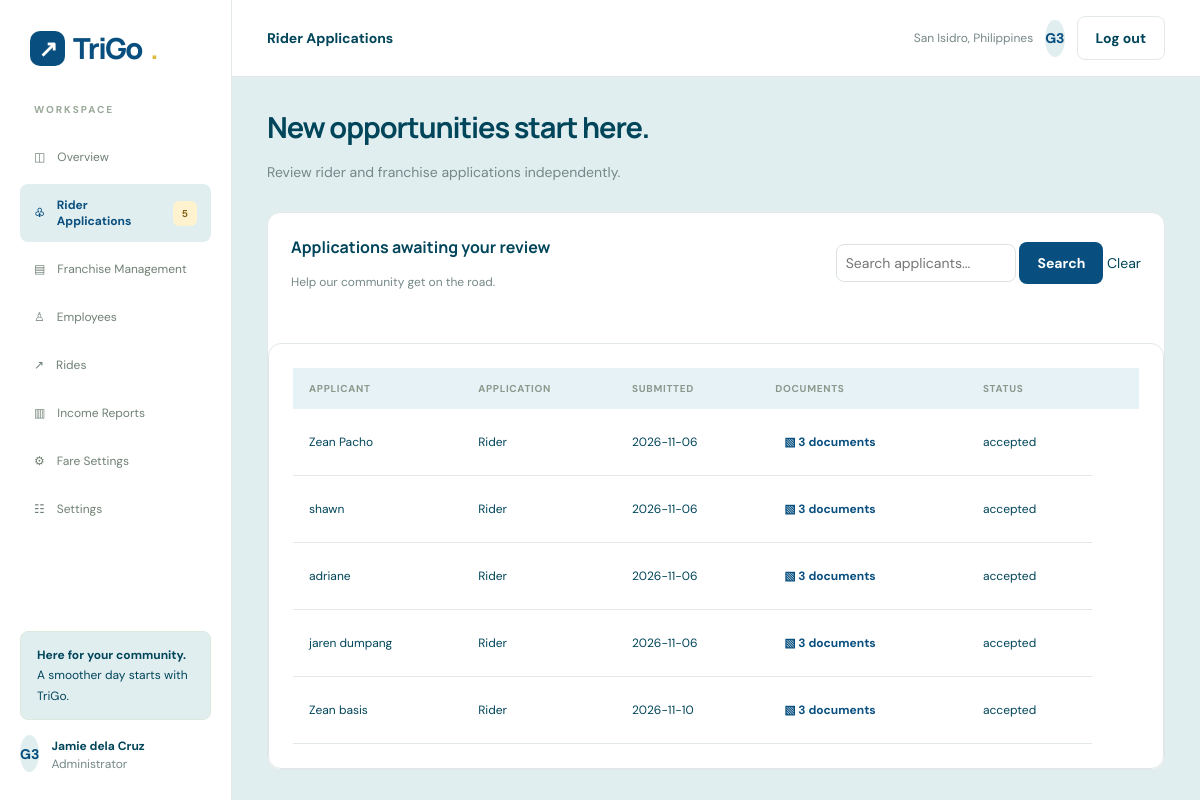
The page /admin/rider-applications.php on the database as committed earlier.
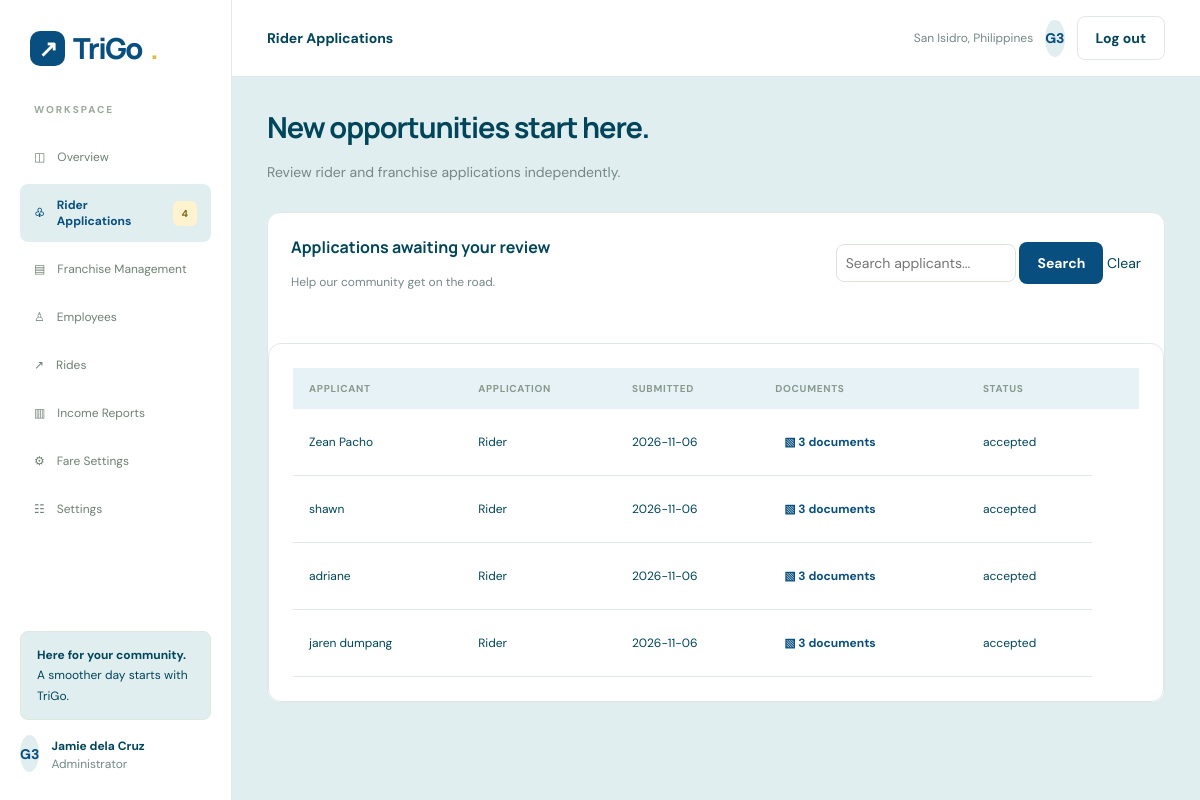
The same page on the database as committed later.
### tables this page shows
CREATE TABLE `rider_application` (
  `id` int(11) NOT NULL,
  `full_name` varchar(255) NOT NULL,
  `number` int(12) NOT NULL,
  `email` varchar(255) NOT NULL,
  `password` varchar(255) NOT NULL,
  `license_num` int(20) NOT NULL,
  `license_exp` date NOT NULL,
  `model` varchar(255) NOT NULL,
  `plate_number` varchar(255) NOT NULL,
  `valid_id` blob NOT NULL,
  `submitted_at` date NOT NULL DEFAULT current_timestamp(),
  `status` enum('accepted','rejected','pending') NOT NULL
);

### admin/rider-applications.php (the view, shortened to what this page needs)
<?php
include "../config/database.php";
$search = "";
$sql = "SELECT * FROM rider_application
        WHERE full_name LIKE '%$search%'";
$result = mysqli_query($conn, $sql);
$total = mysqli_num_rows($result);
?>
<!doctype html>
<html lang="en">
  <head>
    <link
      rel="stylesheet"
      href="https://cdn.jsdelivr.net/npm/bootstrap@5.3.3/dist/css/bootstrap-grid.min.css"
    />
    <link rel="stylesheet" href="../assets/css/style.css" />
  </head>
  <body>
    <div id="app">
      <div class="app">
        <aside class="sidebar">
          <a class="logo">
            <span class="mark">↗</span>TriGo<b>.</b>
          </a>
          <div class="eyebrow" style="padding-left: 14px; color: #9baa9b">
            WORKSPACE
          </div>
          <a class="sideitem" href="admin.php"> <span>◫</span>Overview</a>
          <a class="sideitem active" href="rider-applications.php">
            <span>♧</span>Rider Applications<span class="badge amber"><?php echo $total; ?></span>
          </a>
          <a class="sideitem" href="franchise-management.php">
            <span>▤</span>Franchise Management</a
          >
          <a class="sideitem" href="employees.php"> <span>♙</span>Employees</a>
          <a class="sideitem" href="rides.php"> <span>↗</span>Rides</a>
          <a class="sideitem" href="income-reports.php">
            <span>▥</span>Income Reports</a
          >
          <a class="sideitem" href="fare-settings.php">
            <span>⚙</span>Fare Settings</a
          >
          <a class="sideitem" href="settings.php"> <span>☷</span>Settings</a>
          <div class="sidebottom">
            <div class="notice">
              <strong>Here for your community.</strong>
              <br />A smoother day starts with TriGo.
            </div>
            <div class="row">
              <div class="avatar">G3</div>
              <div>
                <strong class="small">Jamie dela Cruz</strong>
                <br />
                <span class="small muted">Administrator</span>
              </div>
            </div>
          </div>
        </aside>
        <main class="main">
          <div class="topbar row between">
            <strong>Rider Applications</strong>
            <div class="row">
              <span class="small muted">San Isidro, Philippines</span>
              <span class="avatar">G3</span>
              <a class="button outline" href="../logout.php">Log out</a>
            </div>
          </div>
          <div class="content">
            <div class="pagehead row between">
              <div>
                <h1>New opportunities start here.</h1>
                <p>Review rider and franchise applications independently.</p>
              </div>
            </div>
            <div class="card tablecard">
              <div class="tabletitle row between">
                <div>
                  <h3>Applications awaiting your review</h3>
                  <span class="small muted"
                    >Help our community get on the road.</span
                  >
              </div>
              <form method="GET" action="rider-applications.php">
                <input
                  class="search"
                  type="text"
                  name="search"
                  placeholder="Search applicants..."
                  value="<?php echo htmlspecialchars($search); ?>"
              />
              <button type="submit">Search</button>
              <a href="rider-applications.php">Clear</a>
              </form>
              </div>
              <div class="tablewrap">
                <table>
                  <thead>
                    <tr>
                      <th>Applicant</th>
                      <th>Application</th>
                      <th>Submitted</th>
                      <th>Documents</th>
                      <th>Status</th>
                      <th></th>
                    </tr>
                  </thead>
                  <tbody>
                    <?php while($row = mysqli_fetch_assoc($result)) {?>
                    <tr>
                      <td><?php echo htmlspecialchars($row["full_name"]);?></td>
                      <td>Rider</td>
                      <td><?php echo htmlspecialchars($row["submitted_at"]);?></td>
                      <td>
                        <button
                          class="text"
                          type="button"
                          data-title="Application documents"
                          data-message="The original contains 3 sample documents. Connect your PHP endpoint to load the actual applicant files."
                        >
                          ▧ 3 documents
                        </button>
                      </td>
                      <td><?php echo htmlspecialchars($row["status"]);?></td>
                    </tr>
                    <?php }?>
                  </tbody>
                </table>
              </div>
            </div>
          </div>
        </main>
      </div>
    </div>
  </body>
</html>

### assets/css/style.css (style rules this page uses)
:root { --g: #084f7f; --n: #01455a; --m: #758787; --l: #e2e8ea; --y: #f6d365; }
* { box-sizing: border-box; }
body { margin: 0; background: #e1eef0; color: var(--n); font: 14px "DM Sans", sans-serif; }
:is(button, .button), input, select, textarea { font: inherit; }
:is(button, .button), a { cursor: pointer; }
a { text-decoration: none; color: inherit; }
:is(button, .button) { border: 0; border-radius: 8px; padding: 12px 18px; color: white; background: var(--g); font-weight: 700; }
:is(button, .button):hover { filter: brightness(0.94); }
:is(button, .button):focus-visible, a:focus-visible, input:focus, select:focus, textarea:focus { outline: 3px solid #bae8f0; }
h1, h2, h3 { font-family: Manrope, sans-serif; margin: 0 0 14px; }
h1 { font-size: 32px; letter-spacing: -1.1px; }
h3 { font-size: 16px; }
p { color: var(--m); line-height: 1.7; }
.logo { font: 800 29px Manrope; color: var(--g); letter-spacing: -1.5px; display: flex; align-items: center; gap: 8px; }
.mark { display: grid; place-items: center; width: 35px; height: 35px; border-radius: 10px; background: var(--g); color: white; font-size: 23px; }
.logo b { color: #ddba3c; }
.row { display: flex; align-items: center; gap: 12px; }
.between { justify-content: space-between; }
.outline { background: white; border: 1px solid var(--l); color: var(--n); }
.text { background: transparent; color: var(--g); padding: 9px; }
.small { font-size: 12px; }
.muted { color: var(--m); }
.eyebrow { font-size: 10px; letter-spacing: 2px; font-weight: 800; color: var(--g); margin-bottom: 20px; }
.card { padding: 24px; background: white; border: 1px solid var(--l); border-radius: 13px; }
.badge { display: inline-block; border-radius: 6px; padding: 6px 9px; font-size: 10px; font-weight: 700; background: #e8f4eb; color: var(--g); }
.amber { background: #fff3cf; color: #83651b; }
.notice { background: #e1eef0; border: 1px solid #dce9dc; border-radius: 8px; padding: 13px 16px; font-size: 12px; line-height: 1.7; margin: 15px 0; margin-top: 50px; }
input, select, textarea { width: 100%; padding: 12px; border: 1px solid #dce4dc; border-radius: 8px; background: white; color: var(--n); margin: 7px 0 17px; }
.app { display: flex; min-height: calc(100vh - 29px); }
.sidebar { width: 232px; background: white; border-right: 1px solid var(--l); padding: 28px 20px; position: fixed; top: 0px; bottom: 0; display: flex; flex-direction: column; }
.sidebar .logo { padding: 0 10px 35px; }
.sideitem { padding: 13px 14px; border-radius: 8px; margin-bottom: 6px; color: #6f8074; display: flex; gap: 12px; align-items: center; font-size: 12px; }
.sideitem.active { background: #e1eef0; color: var(--g); font-weight: 700; }
.sidebottom { margin-top: auto; }
.main { margin-left: 232px; flex: 1; min-width: 0; }
.topbar { height: 77px; padding: 0 35px; background: white; border-bottom: 1px solid var(--l); }
.content { padding: 30px 35px; }
.pagehead { margin-bottom: 27px; }
.pagehead h1 { font-size: 29px; }
.pagehead p { margin: 5px 0; }
.tablecard { padding: 0; margin-top: 22px; overflow: hidden; }
.tabletitle { padding: 23px; }
.tablewrap { overflow: auto; padding: 24px; background: white; border: 1px solid var(--l); border-radius: 13px; margin-top: 30px; }
table { border-collapse: collapse; width: 100%; text-align: left; white-space: nowrap; }
th { padding: 14px 16px; font-size: 10px; letter-spacing: 0.7px; text-transform: uppercase; color: #89998c; background: #e7f2f7; }
td { padding: 16px; border-bottom: 1px solid var(--l); font-size: 12px; }
.avatar { width: 37px; height: 37px; border-radius: 50%; display: grid; place-items: center; background: #e1eef0; color: var(--g); font-weight: 800; flex-shrink: 0; }
.search { width: 180px; margin: 0; padding: 9px; }
.row { --bs-gutter-x: 0; --bs-gutter-y: 0; margin: 0; flex-wrap: nowrap; }
.row > * { width: auto; max-width: none; padding: 0; margin-top: 0; flex-shrink: 1; }
.row > :is(button, .button) { padding: 12px 18px; }
.row > .avatar, .row > .icon { flex-shrink: 0; }
.button { display: inline-block; text-align: center; }

Rows that differ between the two databases and show on the page:
removed rider_application: full_name "Zean basis", submitted_at "2026-11-10", status "accepted"
Other text that changed with them:
$total: "5" → "4"
